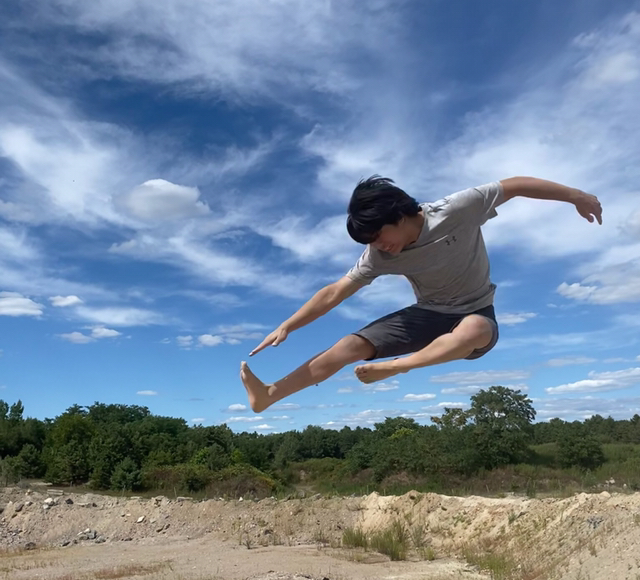
#> input picture Image Compression V2/Images/img_0.jpeg, 640 x 580 px; its folder holds only this picture in this run
$ python v3.py
#> lines starting #> are read from the running program, lines starting #| are printed output that depends on the picture
import numpy as np
import cv2 as cv
import random
import math

def getImage(index):
#> called with index = 0
    return cv.imread('Images/img_' + str(index) + '.jpeg')
#> returned value is the input picture: shape (580, 640, 3); mean B, G, R 156, 134.2, 114.8

def showImage(img, waitKey):
    cv.imshow('Image', img)
    cv.waitKey(waitKey)
    cv.destroyAllWindows()

def getImageScore(original, old, new, mode):
    if mode == 'linear':
        return np.sum(abs(original - new)) - np.sum(abs(original - old))
    if mode == "quadratic":
        return np.sum(np.pow(original - new, 2)) - np.sum(np.pow(original - old, 2))

def sigmoid(x):
    if x > 10:
        return 1.0
    if x < -10:
        return 0.0
    return 1 / (1 + np.exp(-x))

def getScoreWithBlotch(original, img, mode, cx, cy, height, width, tilt, sharpness):
    samples = 5
    rows, cols, channels = original.shape
    resConstx = width / samples
    resConsty = height / samples
    #old = np.copy(img[max(cy - height, 0):min(cy + height, rows):resConsty, max(cx - width, 0):min(cx + width, cols):resConstx])
    #new = np.copy(img[max(cy - height, 0):min(cy + height, rows):resConsty, max(cx - width, 0):min(cx + width, cols):resConstx])
    coriginal = np.zeros((2 * samples, 2 * samples, 3), dtype= np.float32)
    cimg = np.zeros((2 * samples, 2 * samples, 3), dtype= np.float32)
    old = np.zeros((2 * samples, 2 * samples, 3), dtype= np.float32)
    new = np.zeros((2 * samples, 2 * samples, 3), dtype= np.float32)
    sigtotal = 0
    for y in range(int(2 * samples)):
        for x in range(int(2 * samples)):
            xx = int(resConstx * (x - samples) + cx)
            yy = int(resConsty * (y - samples) + cy)
            if xx >= 0 and xx < cols and yy >= 0 and yy < rows:
                tiltedx = (xx - cx) * math.cos(-tilt) - (yy - cy) * math.sin(-tilt)
                tiltedy = (yy - cy) * math.cos(-tilt) + (xx - cx) * math.sin(-tilt)
                old[y, x] = img[yy, xx]
                distance = math.pow((tiltedx) / width, 2) + math.pow((tiltedx) / height, 2)
                if distance < 1:
                    sigtotal += sigmoid((1 - distance))
                    coriginal[y, x] += original[yy, xx] * sigmoid((1 - distance) * sharpness)
                    cimg[y, x] += img[yy, xx] * sigmoid((1 - distance) * sharpness)
    #showImage(coriginal / np.max(coriginal), 0)
    color = np.sum(coriginal - cimg, (0, 1)) / sigtotal
    #print(color)
    for y in range(2 * samples):
        for x in range(2 * samples):
            xx = int(resConstx * (x - samples) + cx)
            yy = int(resConsty * (y - samples) + cy)
            tiltedx = (xx - cx) * math.cos(-tilt) - (yy - cy) * math.sin(-tilt)
            tiltedy = (yy - cy) * math.cos(-tilt) + (xx - cx) * math.sin(-tilt)
            if xx >= 0 and xx < cols and yy >= 0 and yy < rows:
                coriginal[y, x] = original[yy, xx]
                new[y, x] = img[yy, xx]
                distance = math.pow((tiltedx) / width, 2) + math.pow((tiltedy) / height, 2)
                if distance < 1:
                    new[y, x] += color * sigmoid((1 - distance) * sharpness)
    crows, ccols, cchannels = coriginal.shape
    #showImage(new / np.max(new), 0)
    #print(getImageScore(coriginal, old, new, mode) * (width * height) / (crows * ccols))
    return getImageScore(coriginal, old, new, mode) * (width * height) / (crows * ccols) * np.sum(np.abs(color)) / abs(math.log10(height / width))

def generateCandidate(original, img):
    rng = np.random.default_rng()
    rows, cols, channels = img.shape
    x = rng.uniform(0, cols)
    y = rng.uniform(0, rows)
    height = int(math.pow(rows, random.randrange(0, 100) / 100))
    width = random.randrange(1, cols)
    tilt = rng.uniform(0, math.pi / 2)
    sharpness = np.exp(rng.uniform(0, 2))
    return np.asarray([x, y, height, width, tilt, sharpness]).astype(np.float32)

def generateNCandidates(original, img, n):
    candidates = np.zeros((n, 6), dtype= np.float32)
    for i in range(n):
        candidates[i] = generateCandidate(original, img)
    return candidates

def generateImgWithBlotch(original, img, cx, cy, height, width, tilt, sharpness):
    rows, cols, channels = original.shape
    diff = np.zeros_like(original)
    sigtotal = 0
    for y in range(rows):
        for x in range(cols):
            tiltedx = (x - cx) * math.cos(-tilt) - (y - cy) * math.sin(-tilt)
            tiltedy = (y - cy) * math.cos(-tilt) + (x - cx) * math.sin(-tilt)
            distance = math.pow((tiltedx) / width, 2) + math.pow((tiltedy) / height, 2)
            diff[y, x] = (original[y, x] - img[y, x]) * sigmoid((1 - distance) * sharpness)
            sigtotal += sigmoid((1 - distance) * sharpness)
    color = np.sum(diff, (0, 1)) / sigtotal
    #print(color)
    #showImage(diff / np.max(diff), 0)
    diff = np.zeros_like(original)
    for y in range(rows):
        for x in range(cols):
            tiltedx = (x - cx) * math.cos(-tilt) - (y - cy) * math.sin(-tilt)
            tiltedy = (y - cy) * math.cos(-tilt) + (x - cx) * math.sin(-tilt)
            distance = math.pow((tiltedx) / width, 2) + math.pow((tiltedy) / height, 2)
            diff[y, x] += color * sigmoid((1 - distance) * sharpness)
    #showImage(diff / np.max(diff), 0)
    return img + diff, color

def generateChild(original, candidate):
    posvariance = 20
    sizevariance = 0.3
    tiltvariance = 0.2
    sharpnessvariance = 0.1
    rng = np.random.default_rng()
    rows, cols, channels = original.shape
    x = min(max(candidate[0] + posvariance * rng.normal(0, 1), 0), cols)
    y = min(max(candidate[1] + posvariance * rng.normal(0, 1), 0), rows)
    height = candidate[2] * max(rng.normal(1, sizevariance), 1 - sizevariance)
    width = candidate[3] * max(rng.normal(1, sizevariance), 1 - sizevariance)
    tilt = candidate[4] + math.pi * tiltvariance * rng.normal(0, 1)
    sharpness = candidate[5] * rng.normal(1, sharpnessvariance)
    '''x = min(max(candidate[0] + posvariance * rng.uniform(-1, 1), 0), cols)
    y = min(max(candidate[1] + posvariance * rng.uniform(-1, 1), 0), rows)
    height = candidate[2] * rng.uniform(1 - sizevariance, 1 + sizevariance)
    width = candidate[3] * rng.uniform(1 - sizevariance, 1 + sizevariance)
    tilt = candidate[4] + math.pi * rng.uniform(-tiltvariance, tiltvariance)
    sharpness = candidate[5] * rng.uniform(1 - sharpnessvariance, 1 + sharpnessvariance)'''

    return np.asarray([x, y, height, width, tilt, sharpness]).astype(np.float32)

original = getImage(0).astype(np.float32)[0::5, 0::5]
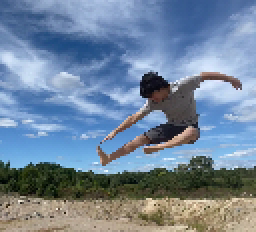
#> original: shape (116, 128, 3) float32 (shown 2 times larger); mean B, G, R 156, 134, 114.4
img = np.zeros_like(original, dtype= np.float32)
img[:, :, 0].fill(np.average(original, (0, 1))[0])
img[:, :, 1].fill(np.average(original, (0, 1))[1])
img[:, :, 2].fill(np.average(original, (0, 1))[2])
print(img.shape)
#| (116, 128, 3)
mode = 'quadratic'
for i in range(1000):
    print(i)
    gray = (np.zeros_like(original))
    gray.fill(-np.min(original - img))
    showImage(img / np.max(img), 1)
    #showImage((original - img + gray) / np.max(original - img + gray), 0)
    n = 5 #trim size
    m = 10 #children - technically, the candidate survives and produces two children
    candidates = generateNCandidates(np.copy(original), np.copy(img), n * m)
    for g in range(5):
        scores = np.zeros((n * m), dtype= np.float32)
        orderedCandidates = np.zeros_like(candidates)
        for c in range(n * m):
#> (the run stopped early here; a loop or call above may not have finished)
